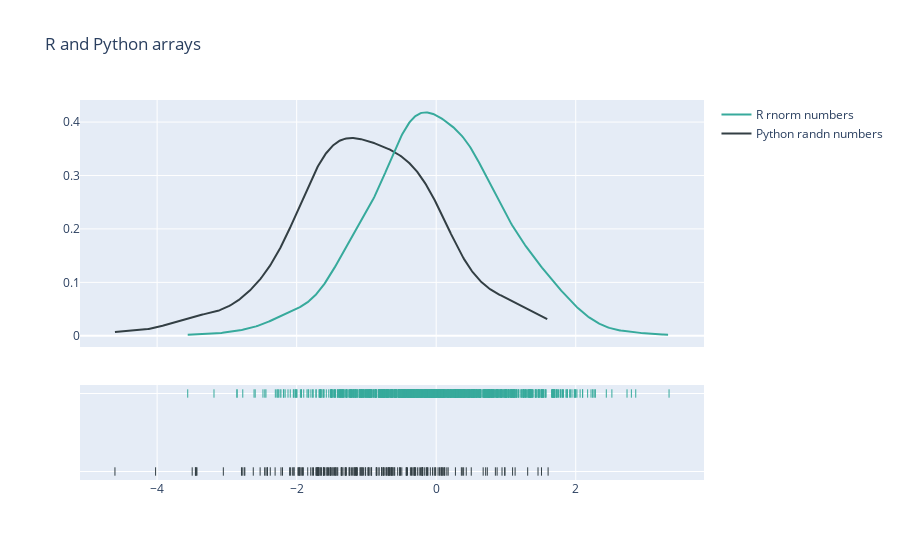

The notebook cell saved with this chart:
### Code cell
%use 'Python 3'
import scipy
import plotly.figure_factory as ff
import numpy as np
import pandas as pd

x = np.random.randn(200) - 1
y = pd.read_csv('data.csv')['x'].to_numpy()
hist_data = [x, y]

group_labels = ['Python randn numbers', 'R rnorm numbers']
colors = ['#333F44', '#37AA9C']

# Create distplot with curve_type set to 'normal'
fig = ff.create_distplot(hist_data, group_labels, show_hist=False, colors=colors)

# Add title
fig.update_layout(title_text='R and Python arrays')
fig.show()

### Figure 1 — Plotly figure (JSON) as saved in the notebook; plotly's stock layout.template omitted (floating-point values rounded to 4 significant figures; data arrays with more than 128 entries replaced by an {"elided": "..."} marker saying what was removed)
{"data": [{"legendgroup": "Python randn numbers", "marker": {"color": "#333F44"}, "mode": "lines", "name": "Python randn numbers", "showlegend": true, "type": "scatter", "x": {"elided": "500 float values"}, "xaxis": "x", "y": {"elided": "500 float values"}, "yaxis": "y"}, {"legendgroup": "R rnorm numbers", "marker": {"color": "#37AA9C"}, "mode": "lines", "name": "R rnorm numbers", "showlegend": true, "type": "scatter", "x": {"elided": "500 float values"}, "xaxis": "x", "y": {"elided": "500 float values"}, "yaxis": "y"}, {"legendgroup": "Python randn numbers", "marker": {"color": "#333F44", "symbol": "line-ns-open"}, "mode": "markers", "name": "Python randn numbers", "showlegend": false, "type": "scatter", "x": {"elided": "200 float values"}, "xaxis": "x", "y": {"elided": "200 str values"}, "yaxis": "y2"}, {"legendgroup": "R rnorm numbers", "marker": {"color": "#37AA9C", "symbol": "line-ns-open"}, "mode": "markers", "name": "R rnorm numbers", "showlegend": false, "type": "scatter", "x": {"elided": "1000 float values"}, "xaxis": "x", "y": {"elided": "1000 str values"}, "yaxis": "y2"}], "layout": {"barmode": "overlay", "hovermode": "closest", "legend": {"traceorder": "reversed"}, "title": {"text": "R and Python arrays"}, "xaxis": {"anchor": "y2", "domain": [0, 1], "zeroline": false}, "yaxis": {"anchor": "free", "domain": [0.35, 1], "position": 0}, "yaxis2": {"anchor": "x", "domain": [0, 0.25], "dtick": 1, "showticklabels": false}}}
